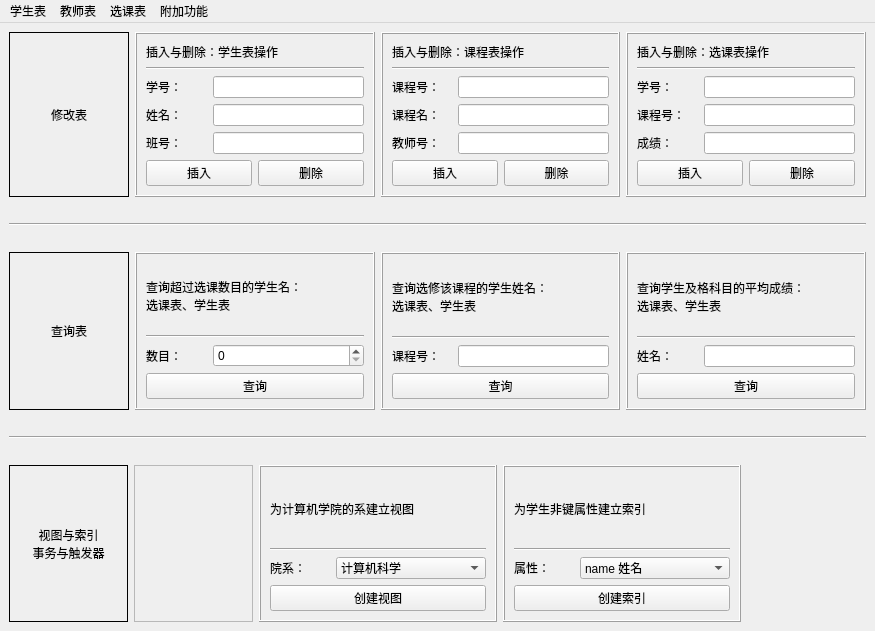
<?xml version="1.0" encoding="UTF-8"?>
<ui version="4.0">
 <class>MainWindow</class>
 <widget class="QMainWindow" name="MainWindow">
  <property name="geometry">
   <rect>
    <x>0</x>
    <y>0</y>
    <width>875</width>
    <height>631</height>
   </rect>
  </property>
  <property name="windowTitle">
   <string>教学管理系统@zjr</string>
  </property>
  <widget class="QWidget" name="centralwidget">
   <layout class="QVBoxLayout" name="verticalLayout_9">
    <item>
     <layout class="QHBoxLayout" name="horizontalLayout_10">
      <item>
       <widget class="QLabel" name="label_23">
        <property name="sizePolicy">
         <sizepolicy hsizetype="Preferred" vsizetype="Preferred">
          <horstretch>1</horstretch>
          <verstretch>0</verstretch>
         </sizepolicy>
        </property>
        <property name="styleSheet">
         <string notr="true"/>
        </property>
        <property name="frameShape">
         <enum>QFrame::Box</enum>
        </property>
        <property name="frameShadow">
         <enum>QFrame::Plain</enum>
        </property>
        <property name="text">
         <string>修改表</string>
        </property>
        <property name="alignment">
         <set>Qt::AlignCenter</set>
        </property>
       </widget>
      </item>
      <item>
       <widget class="QFrame" name="frame">
        <property name="sizePolicy">
         <sizepolicy hsizetype="Preferred" vsizetype="Preferred">
          <horstretch>2</horstretch>
          <verstretch>0</verstretch>
         </sizepolicy>
        </property>
        <property name="frameShape">
         <enum>QFrame::Box</enum>
        </property>
        <property name="frameShadow">
         <enum>QFrame::Raised</enum>
        </property>
        <layout class="QVBoxLayout" name="verticalLayout">
         <item>
          <widget class="QLabel" name="label">
           <property name="text">
            <string>插入与删除：学生表操作</string>
           </property>
          </widget>
         </item>
         <item>
          <widget class="Line" name="line">
           <property name="orientation">
            <enum>Qt::Horizontal</enum>
           </property>
          </widget>
         </item>
         <item>
          <layout class="QHBoxLayout" name="horizontalLayout">
           <item>
            <widget class="QLabel" name="label_2">
             <property name="sizePolicy">
              <sizepolicy hsizetype="Preferred" vsizetype="Preferred">
               <horstretch>2</horstretch>
               <verstretch>0</verstretch>
              </sizepolicy>
             </property>
             <property name="text">
              <string>学号：</string>
             </property>
            </widget>
           </item>
           <item>
            <widget class="QLineEdit" name="stu_num">
             <property name="sizePolicy">
              <sizepolicy hsizetype="Expanding" vsizetype="Fixed">
               <horstretch>5</horstretch>
               <verstretch>0</verstretch>
              </sizepolicy>
             </property>
            </widget>
           </item>
          </layout>
         </item>
         <item>
          <layout class="QHBoxLayout" name="horizontalLayout_2">
           <item>
            <widget class="QLabel" name="label_3">
             <property name="sizePolicy">
              <sizepolicy hsizetype="Preferred" vsizetype="Preferred">
               <horstretch>2</horstretch>
               <verstretch>0</verstretch>
              </sizepolicy>
             </property>
             <property name="text">
              <string>姓名：</string>
             </property>
            </widget>
           </item>
           <item>
            <widget class="QLineEdit" name="stu_name">
             <property name="sizePolicy">
              <sizepolicy hsizetype="Expanding" vsizetype="Fixed">
               <horstretch>5</horstretch>
               <verstretch>0</verstretch>
              </sizepolicy>
             </property>
            </widget>
           </item>
          </layout>
         </item>
         <item>
          <layout class="QHBoxLayout" name="horizontalLayout_12">
           <item>
            <widget class="QLabel" name="label_11">
             <property name="sizePolicy">
              <sizepolicy hsizetype="Expanding" vsizetype="Preferred">
               <horstretch>2</horstretch>
               <verstretch>0</verstretch>
              </sizepolicy>
             </property>
             <property name="text">
              <string>班号：</string>
             </property>
            </widget>
           </item>
           <item>
            <widget class="QLineEdit" name="class_num">
             <property name="sizePolicy">
              <sizepolicy hsizetype="Expanding" vsizetype="Fixed">
               <horstretch>5</horstretch>
               <verstretch>0</verstretch>
              </sizepolicy>
             </property>
            </widget>
           </item>
          </layout>
         </item>
         <item>
          <layout class="QHBoxLayout" name="horizontalLayout_4">
           <item>
            <widget class="QPushButton" name="stu_insert">
             <property name="text">
              <string>插入</string>
             </property>
            </widget>
           </item>
           <item>
            <widget class="QPushButton" name="stu_delete">
             <property name="text">
              <string>删除</string>
             </property>
            </widget>
           </item>
          </layout>
         </item>
        </layout>
       </widget>
      </item>
      <item>
       <widget class="QFrame" name="frame_2">
        <property name="sizePolicy">
         <sizepolicy hsizetype="Preferred" vsizetype="Preferred">
          <horstretch>2</horstretch>
          <verstretch>0</verstretch>
         </sizepolicy>
        </property>
        <property name="frameShape">
         <enum>QFrame::Box</enum>
        </property>
        <property name="frameShadow">
         <enum>QFrame::Raised</enum>
        </property>
        <layout class="QVBoxLayout" name="verticalLayout_2">
         <item>
          <widget class="QLabel" name="label_4">
           <property name="text">
            <string>插入与删除：课程表操作</string>
           </property>
          </widget>
         </item>
         <item>
          <widget class="Line" name="line_2">
           <property name="orientation">
            <enum>Qt::Horizontal</enum>
           </property>
          </widget>
         </item>
         <item>
          <layout class="QHBoxLayout" name="horizontalLayout_6">
           <item>
            <widget class="QLabel" name="label_5">
             <property name="sizePolicy">
              <sizepolicy hsizetype="Preferred" vsizetype="Preferred">
               <horstretch>2</horstretch>
               <verstretch>0</verstretch>
              </sizepolicy>
             </property>
             <property name="text">
              <string>课程号：</string>
             </property>
            </widget>
           </item>
           <item>
            <widget class="QLineEdit" name="course_num">
             <property name="sizePolicy">
              <sizepolicy hsizetype="Expanding" vsizetype="Fixed">
               <horstretch>5</horstretch>
               <verstretch>0</verstretch>
              </sizepolicy>
             </property>
            </widget>
           </item>
          </layout>
         </item>
         <item>
          <layout class="QHBoxLayout" name="horizontalLayout_7">
           <item>
            <widget class="QLabel" name="label_6">
             <property name="sizePolicy">
              <sizepolicy hsizetype="Preferred" vsizetype="Preferred">
               <horstretch>2</horstretch>
               <verstretch>0</verstretch>
              </sizepolicy>
             </property>
             <property name="text">
              <string>课程名：</string>
             </property>
            </widget>
           </item>
           <item>
            <widget class="QLineEdit" name="course_name">
             <property name="sizePolicy">
              <sizepolicy hsizetype="Expanding" vsizetype="Fixed">
               <horstretch>5</horstretch>
               <verstretch>0</verstretch>
              </sizepolicy>
             </property>
            </widget>
           </item>
          </layout>
         </item>
         <item>
          <layout class="QHBoxLayout" name="horizontalLayout_13">
           <item>
            <widget class="QLabel" name="label_12">
             <property name="sizePolicy">
              <sizepolicy hsizetype="Expanding" vsizetype="Preferred">
               <horstretch>2</horstretch>
               <verstretch>0</verstretch>
              </sizepolicy>
             </property>
             <property name="text">
              <string>教师号：</string>
             </property>
            </widget>
           </item>
           <item>
            <widget class="QLineEdit" name="teacher_num">
             <property name="sizePolicy">
              <sizepolicy hsizetype="Expanding" vsizetype="Fixed">
               <horstretch>5</horstretch>
               <verstretch>0</verstretch>
              </sizepolicy>
             </property>
            </widget>
           </item>
          </layout>
         </item>
         <item>
          <layout class="QHBoxLayout" name="horizontalLayout_3">
           <item>
            <widget class="QPushButton" name="course_insert">
             <property name="text">
              <string>插入</string>
             </property>
            </widget>
           </item>
           <item>
            <widget class="QPushButton" name="course_delete">
             <property name="text">
              <string>删除</string>
             </property>
            </widget>
           </item>
          </layout>
         </item>
        </layout>
       </widget>
      </item>
      <item>
       <widget class="QFrame" name="frame_3">
        <property name="sizePolicy">
         <sizepolicy hsizetype="Preferred" vsizetype="Preferred">
          <horstretch>2</horstretch>
          <verstretch>0</verstretch>
         </sizepolicy>
        </property>
        <property name="frameShape">
         <enum>QFrame::Box</enum>
        </property>
        <property name="frameShadow">
         <enum>QFrame::Raised</enum>
        </property>
        <layout class="QVBoxLayout" name="verticalLayout_3">
         <item>
          <widget class="QLabel" name="label_9">
           <property name="text">
            <string>插入与删除：选课表操作</string>
           </property>
          </widget>
         </item>
         <item>
          <widget class="Line" name="line_3">
           <property name="orientation">
            <enum>Qt::Horizontal</enum>
           </property>
          </widget>
         </item>
         <item>
          <layout class="QHBoxLayout" name="horizontalLayout_8">
           <item>
            <widget class="QLabel" name="label_7">
             <property name="sizePolicy">
              <sizepolicy hsizetype="Expanding" vsizetype="Preferred">
               <horstretch>2</horstretch>
               <verstretch>0</verstretch>
              </sizepolicy>
             </property>
             <property name="text">
              <string>学号：</string>
             </property>
            </widget>
           </item>
           <item>
            <widget class="QLineEdit" name="sc_snum">
             <property name="sizePolicy">
              <sizepolicy hsizetype="Expanding" vsizetype="Fixed">
               <horstretch>5</horstretch>
               <verstretch>0</verstretch>
              </sizepolicy>
             </property>
            </widget>
           </item>
          </layout>
         </item>
         <item>
          <layout class="QHBoxLayout" name="horizontalLayout_9">
           <item>
            <widget class="QLabel" name="label_8">
             <property name="sizePolicy">
              <sizepolicy hsizetype="Expanding" vsizetype="Fixed">
               <horstretch>2</horstretch>
               <verstretch>0</verstretch>
              </sizepolicy>
             </property>
             <property name="text">
              <string>课程号：</string>
             </property>
            </widget>
           </item>
           <item>
            <widget class="QLineEdit" name="sc_cnum">
             <property name="sizePolicy">
              <sizepolicy hsizetype="Expanding" vsizetype="Fixed">
               <horstretch>5</horstretch>
               <verstretch>0</verstretch>
              </sizepolicy>
             </property>
            </widget>
           </item>
          </layout>
         </item>
         <item>
          <layout class="QHBoxLayout" name="horizontalLayout_11">
           <item>
            <widget class="QLabel" name="label_10">
             <property name="sizePolicy">
              <sizepolicy hsizetype="Expanding" vsizetype="Preferred">
               <horstretch>2</horstretch>
               <verstretch>0</verstretch>
              </sizepolicy>
             </property>
             <property name="text">
              <string>成绩：</string>
             </property>
            </widget>
           </item>
           <item>
            <widget class="QLineEdit" name="sc_grade">
             <property name="sizePolicy">
              <sizepolicy hsizetype="Expanding" vsizetype="Fixed">
               <horstretch>5</horstretch>
               <verstretch>0</verstretch>
              </sizepolicy>
             </property>
            </widget>
           </item>
          </layout>
         </item>
         <item>
          <layout class="QHBoxLayout" name="horizontalLayout_5">
           <item>
            <widget class="QPushButton" name="sc_insert">
             <property name="text">
              <string>插入</string>
             </property>
            </widget>
           </item>
           <item>
            <widget class="QPushButton" name="sc_delete">
             <property name="text">
              <string>删除</string>
             </property>
            </widget>
           </item>
          </layout>
         </item>
        </layout>
       </widget>
      </item>
     </layout>
    </item>
    <item>
     <spacer name="horizontalSpacer">
      <property name="orientation">
       <enum>Qt::Horizontal</enum>
      </property>
      <property name="sizeHint" stdset="0">
       <size>
        <width>40</width>
        <height>20</height>
       </size>
      </property>
     </spacer>
    </item>
    <item>
     <widget class="Line" name="line_10">
      <property name="orientation">
       <enum>Qt::Horizontal</enum>
      </property>
     </widget>
    </item>
    <item>
     <spacer name="horizontalSpacer_2">
      <property name="orientation">
       <enum>Qt::Horizontal</enum>
      </property>
      <property name="sizeHint" stdset="0">
       <size>
        <width>40</width>
        <height>20</height>
       </size>
      </property>
     </spacer>
    </item>
    <item>
     <layout class="QHBoxLayout" name="horizontalLayout_17">
      <item>
       <widget class="QLabel" name="label_24">
        <property name="sizePolicy">
         <sizepolicy hsizetype="Expanding" vsizetype="Preferred">
          <horstretch>1</horstretch>
          <verstretch>0</verstretch>
         </sizepolicy>
        </property>
        <property name="frameShape">
         <enum>QFrame::Box</enum>
        </property>
        <property name="text">
         <string>查询表</string>
        </property>
        <property name="alignment">
         <set>Qt::AlignCenter</set>
        </property>
       </widget>
      </item>
      <item>
       <widget class="QFrame" name="frame_4">
        <property name="sizePolicy">
         <sizepolicy hsizetype="Expanding" vsizetype="Preferred">
          <horstretch>2</horstretch>
          <verstretch>0</verstretch>
         </sizepolicy>
        </property>
        <property name="frameShape">
         <enum>QFrame::Box</enum>
        </property>
        <property name="frameShadow">
         <enum>QFrame::Raised</enum>
        </property>
        <property name="lineWidth">
         <number>1</number>
        </property>
        <layout class="QVBoxLayout" name="verticalLayout_4">
         <item>
          <widget class="QLabel" name="label_13">
           <property name="text">
            <string>查询超过选课数目的学生名：
选课表、学生表</string>
           </property>
          </widget>
         </item>
         <item>
          <widget class="Line" name="line_4">
           <property name="orientation">
            <enum>Qt::Horizontal</enum>
           </property>
          </widget>
         </item>
         <item>
          <layout class="QHBoxLayout" name="horizontalLayout_14">
           <item>
            <widget class="QLabel" name="label_14">
             <property name="sizePolicy">
              <sizepolicy hsizetype="Preferred" vsizetype="Preferred">
               <horstretch>2</horstretch>
               <verstretch>0</verstretch>
              </sizepolicy>
             </property>
             <property name="text">
              <string>数目：</string>
             </property>
            </widget>
           </item>
           <item>
            <widget class="QSpinBox" name="sc_stu_count">
             <property name="sizePolicy">
              <sizepolicy hsizetype="Minimum" vsizetype="Fixed">
               <horstretch>5</horstretch>
               <verstretch>0</verstretch>
              </sizepolicy>
             </property>
            </widget>
           </item>
          </layout>
         </item>
         <item>
          <widget class="QPushButton" name="name_query">
           <property name="text">
            <string>查询</string>
           </property>
          </widget>
         </item>
        </layout>
       </widget>
      </item>
      <item>
       <widget class="QFrame" name="frame_5">
        <property name="sizePolicy">
         <sizepolicy hsizetype="Expanding" vsizetype="Preferred">
          <horstretch>2</horstretch>
          <verstretch>0</verstretch>
         </sizepolicy>
        </property>
        <property name="frameShape">
         <enum>QFrame::Box</enum>
        </property>
        <property name="frameShadow">
         <enum>QFrame::Raised</enum>
        </property>
        <layout class="QVBoxLayout" name="verticalLayout_5">
         <item>
          <widget class="QLabel" name="label_15">
           <property name="text">
            <string>查询选修该课程的学生姓名：
选课表、学生表</string>
           </property>
          </widget>
         </item>
         <item>
          <widget class="Line" name="line_5">
           <property name="orientation">
            <enum>Qt::Horizontal</enum>
           </property>
          </widget>
         </item>
         <item>
          <layout class="QHBoxLayout" name="horizontalLayout_16">
           <item>
            <widget class="QLabel" name="label_16">
             <property name="sizePolicy">
              <sizepolicy hsizetype="Preferred" vsizetype="Preferred">
               <horstretch>2</horstretch>
               <verstretch>0</verstretch>
              </sizepolicy>
             </property>
             <property name="text">
              <string>课程号：</string>
             </property>
            </widget>
           </item>
           <item>
            <widget class="QLineEdit" name="sc_stu_cnum">
             <property name="sizePolicy">
              <sizepolicy hsizetype="Expanding" vsizetype="Fixed">
               <horstretch>5</horstretch>
               <verstretch>0</verstretch>
              </sizepolicy>
             </property>
            </widget>
           </item>
          </layout>
         </item>
         <item>
          <widget class="QPushButton" name="name_query_by_cnum">
           <property name="text">
            <string>查询</string>
           </property>
          </widget>
         </item>
        </layout>
       </widget>
      </item>
      <item>
       <widget class="QFrame" name="frame_6">
        <property name="sizePolicy">
         <sizepolicy hsizetype="Expanding" vsizetype="Preferred">
          <horstretch>2</horstretch>
          <verstretch>0</verstretch>
         </sizepolicy>
        </property>
        <property name="frameShape">
         <enum>QFrame::Box</enum>
        </property>
        <property name="frameShadow">
         <enum>QFrame::Raised</enum>
        </property>
        <layout class="QVBoxLayout" name="verticalLayout_6">
         <item>
          <widget class="QLabel" name="label_18">
           <property name="text">
            <string>查询学生及格科目的平均成绩：
选课表、学生表</string>
           </property>
          </widget>
         </item>
         <item>
          <widget class="Line" name="line_8">
           <property name="orientation">
            <enum>Qt::Horizontal</enum>
           </property>
          </widget>
         </item>
         <item>
          <layout class="QHBoxLayout" name="horizontalLayout_19">
           <item>
            <widget class="QLabel" name="label_17">
             <property name="sizePolicy">
              <sizepolicy hsizetype="Preferred" vsizetype="Preferred">
               <horstretch>2</horstretch>
               <verstretch>0</verstretch>
              </sizepolicy>
             </property>
             <property name="text">
              <string>姓名：</string>
             </property>
            </widget>
           </item>
           <item>
            <widget class="QLineEdit" name="sc_stu_sname">
             <property name="sizePolicy">
              <sizepolicy hsizetype="Expanding" vsizetype="Fixed">
               <horstretch>5</horstretch>
               <verstretch>0</verstretch>
              </sizepolicy>
             </property>
            </widget>
           </item>
          </layout>
         </item>
         <item>
          <widget class="QPushButton" name="get_avg_grade">
           <property name="text">
            <string>查询</string>
           </property>
          </widget>
         </item>
        </layout>
       </widget>
      </item>
     </layout>
    </item>
    <item>
     <spacer name="horizontalSpacer_4">
      <property name="orientation">
       <enum>Qt::Horizontal</enum>
      </property>
      <property name="sizeHint" stdset="0">
       <size>
        <width>40</width>
        <height>20</height>
       </size>
      </property>
     </spacer>
    </item>
    <item>
     <widget class="Line" name="line_9">
      <property name="orientation">
       <enum>Qt::Horizontal</enum>
      </property>
     </widget>
    </item>
    <item>
     <spacer name="horizontalSpacer_3">
      <property name="orientation">
       <enum>Qt::Horizontal</enum>
      </property>
      <property name="sizeHint" stdset="0">
       <size>
        <width>40</width>
        <height>20</height>
       </size>
      </property>
     </spacer>
    </item>
    <item>
     <layout class="QHBoxLayout" name="horizontalLayout_20">
      <item>
       <widget class="QLabel" name="label_25">
        <property name="sizePolicy">
         <sizepolicy hsizetype="Preferred" vsizetype="Preferred">
          <horstretch>1</horstretch>
          <verstretch>0</verstretch>
         </sizepolicy>
        </property>
        <property name="frameShape">
         <enum>QFrame::Box</enum>
        </property>
        <property name="text">
         <string>视图与索引
事务与触发器</string>
        </property>
        <property name="alignment">
         <set>Qt::AlignCenter</set>
        </property>
       </widget>
      </item>
      <item>
       <widget class="QFrame" name="frame_9">
        <property name="sizePolicy">
         <sizepolicy hsizetype="Preferred" vsizetype="Preferred">
          <horstretch>1</horstretch>
          <verstretch>0</verstretch>
         </sizepolicy>
        </property>
        <property name="frameShape">
         <enum>QFrame::StyledPanel</enum>
        </property>
        <property name="frameShadow">
         <enum>QFrame::Raised</enum>
        </property>
       </widget>
      </item>
      <item>
       <widget class="QFrame" name="frame_7">
        <property name="sizePolicy">
         <sizepolicy hsizetype="Preferred" vsizetype="Preferred">
          <horstretch>2</horstretch>
          <verstretch>0</verstretch>
         </sizepolicy>
        </property>
        <property name="frameShape">
         <enum>QFrame::Box</enum>
        </property>
        <property name="frameShadow">
         <enum>QFrame::Raised</enum>
        </property>
        <layout class="QVBoxLayout" name="verticalLayout_7">
         <item>
          <widget class="QLabel" name="label_20">
           <property name="text">
            <string>为计算机学院的系建立视图</string>
           </property>
          </widget>
         </item>
         <item>
          <widget class="Line" name="line_6">
           <property name="orientation">
            <enum>Qt::Horizontal</enum>
           </property>
          </widget>
         </item>
         <item>
          <layout class="QHBoxLayout" name="horizontalLayout_15">
           <item>
            <widget class="QLabel" name="label_19">
             <property name="sizePolicy">
              <sizepolicy hsizetype="Preferred" vsizetype="Preferred">
               <horstretch>2</horstretch>
               <verstretch>0</verstretch>
              </sizepolicy>
             </property>
             <property name="text">
              <string>院系：</string>
             </property>
            </widget>
           </item>
           <item>
            <widget class="QComboBox" name="cs_department">
             <property name="sizePolicy">
              <sizepolicy hsizetype="Preferred" vsizetype="Fixed">
               <horstretch>5</horstretch>
               <verstretch>0</verstretch>
              </sizepolicy>
             </property>
             <item>
              <property name="text">
               <string>计算机科学</string>
              </property>
             </item>
             <item>
              <property name="text">
               <string>信息安全</string>
              </property>
             </item>
             <item>
              <property name="text">
               <string>自然语言处理</string>
              </property>
             </item>
            </widget>
           </item>
          </layout>
         </item>
         <item>
          <widget class="QPushButton" name="create_view">
           <property name="text">
            <string>创建视图</string>
           </property>
          </widget>
         </item>
        </layout>
       </widget>
      </item>
      <item>
       <widget class="QFrame" name="frame_8">
        <property name="sizePolicy">
         <sizepolicy hsizetype="Preferred" vsizetype="Preferred">
          <horstretch>2</horstretch>
          <verstretch>0</verstretch>
         </sizepolicy>
        </property>
        <property name="frameShape">
         <enum>QFrame::Box</enum>
        </property>
        <property name="frameShadow">
         <enum>QFrame::Raised</enum>
        </property>
        <layout class="QVBoxLayout" name="verticalLayout_8">
         <item>
          <widget class="QLabel" name="label_21">
           <property name="text">
            <string>为学生非键属性建立索引</string>
           </property>
          </widget>
         </item>
         <item>
          <widget class="Line" name="line_7">
           <property name="orientation">
            <enum>Qt::Horizontal</enum>
           </property>
          </widget>
         </item>
         <item>
          <layout class="QHBoxLayout" name="horizontalLayout_18">
           <item>
            <widget class="QLabel" name="label_22">
             <property name="sizePolicy">
              <sizepolicy hsizetype="Preferred" vsizetype="Preferred">
               <horstretch>2</horstretch>
               <verstretch>0</verstretch>
              </sizepolicy>
             </property>
             <property name="text">
              <string>属性：</string>
             </property>
            </widget>
           </item>
           <item>
            <widget class="QComboBox" name="cs_index">
             <property name="sizePolicy">
              <sizepolicy hsizetype="Preferred" vsizetype="Fixed">
               <horstretch>5</horstretch>
               <verstretch>0</verstretch>
              </sizepolicy>
             </property>
             <item>
              <property name="text">
               <string>name 姓名</string>
              </property>
             </item>
             <item>
              <property name="text">
               <string>age 年龄</string>
              </property>
             </item>
             <item>
              <property name="text">
               <string>gender 性别</string>
              </property>
             </item>
             <item>
              <property name="text">
               <string>c_num 班号</string>
              </property>
             </item>
            </widget>
           </item>
          </layout>
         </item>
         <item>
          <widget class="QPushButton" name="create_index">
           <property name="text">
            <string>创建索引</string>
           </property>
          </widget>
         </item>
        </layout>
       </widget>
      </item>
      <item>
       <widget class="QFrame" name="frame_10">
        <property name="sizePolicy">
         <sizepolicy hsizetype="Preferred" vsizetype="Preferred">
          <horstretch>1</horstretch>
          <verstretch>0</verstretch>
         </sizepolicy>
        </property>
        <property name="frameShape">
         <enum>QFrame::NoFrame</enum>
        </property>
        <property name="frameShadow">
         <enum>QFrame::Raised</enum>
        </property>
        <layout class="QVBoxLayout" name="verticalLayout_10"/>
       </widget>
      </item>
     </layout>
    </item>
   </layout>
  </widget>
  <widget class="QMenuBar" name="menuBar">
   <property name="geometry">
    <rect>
     <x>0</x>
     <y>0</y>
     <width>875</width>
     <height>26</height>
    </rect>
   </property>
   <widget class="QMenu" name="stu_menu">
    <property name="title">
     <string>学生表</string>
    </property>
   </widget>
   <widget class="QMenu" name="teacher_menu">
    <property name="title">
     <string>教师表</string>
    </property>
   </widget>
   <widget class="QMenu" name="sc_menu">
    <property name="title">
     <string>选课表</string>
    </property>
   </widget>
   <widget class="QMenu" name="menu_more">
    <property name="title">
     <string>附加功能</string>
    </property>
    <addaction name="action_transaction"/>
    <addaction name="action_trigger"/>
   </widget>
   <addaction name="stu_menu"/>
   <addaction name="teacher_menu"/>
   <addaction name="sc_menu"/>
   <addaction name="menu_more"/>
  </widget>
  <action name="action1">
   <property name="text">
    <string>待开发</string>
   </property>
  </action>
  <action name="action1_2">
   <property name="text">
    <string>1</string>
   </property>
  </action>
  <action name="action2">
   <property name="text">
    <string>2</string>
   </property>
  </action>
  <action name="action3">
   <property name="text">
    <string>3</string>
   </property>
  </action>
  <action name="stu_insert_act">
   <property name="text">
    <string>插入</string>
   </property>
  </action>
  <action name="stu_delete_act">
   <property name="text">
    <string>删除</string>
   </property>
  </action>
  <action name="action1_4">
   <property name="text">
    <string>1</string>
   </property>
  </action>
  <action name="action2_3">
   <property name="text">
    <string>2</string>
   </property>
  </action>
  <action name="action3_2">
   <property name="text">
    <string>3</string>
   </property>
  </action>
  <action name="action1_5">
   <property name="text">
    <string>1</string>
   </property>
  </action>
  <action name="action2_4">
   <property name="text">
    <string>2</string>
   </property>
  </action>
  <action name="stu_">
   <property name="text">
    <string>3</string>
   </property>
  </action>
  <action name="actiontodo">
   <property name="text">
    <string>学生表</string>
   </property>
  </action>
  <action name="action_transaction">
   <property name="text">
    <string>事务管理</string>
   </property>
  </action>
  <action name="action_trigger">
   <property name="text">
    <string>触发器</string>
   </property>
  </action>
 </widget>
 <tabstops>
  <tabstop>stu_num</tabstop>
  <tabstop>stu_name</tabstop>
  <tabstop>stu_insert</tabstop>
  <tabstop>stu_delete</tabstop>
  <tabstop>course_num</tabstop>
  <tabstop>course_name</tabstop>
  <tabstop>teacher_num</tabstop>
  <tabstop>course_insert</tabstop>
  <tabstop>course_delete</tabstop>
  <tabstop>sc_snum</tabstop>
  <tabstop>sc_cnum</tabstop>
  <tabstop>sc_grade</tabstop>
  <tabstop>sc_insert</tabstop>
  <tabstop>sc_delete</tabstop>
 </tabstops>
 <resources/>
 <connections>
  <connection>
   <sender>stu_delete</sender>
   <signal>clicked()</signal>
   <receiver>MainWindow</receiver>
   <slot>stu_delete()</slot>
   <hints>
    <hint type="sourcelabel">
     <x>360</x>
     <y>207</y>
    </hint>
    <hint type="destinationlabel">
     <x>356</x>
     <y>109</y>
    </hint>
   </hints>
  </connection>
  <connection>
   <sender>stu_insert</sender>
   <signal>clicked()</signal>
   <receiver>MainWindow</receiver>
   <slot>stu_insert()</slot>
   <hints>
    <hint type="sourcelabel">
     <x>209</x>
     <y>207</y>
    </hint>
    <hint type="destinationlabel">
     <x>21</x>
     <y>144</y>
    </hint>
   </hints>
  </connection>
  <connection>
   <sender>sc_insert</sender>
   <signal>clicked()</signal>
   <receiver>MainWindow</receiver>
   <slot>sc_insert()</slot>
   <hints>
    <hint type="sourcelabel">
     <x>740</x>
     <y>207</y>
    </hint>
    <hint type="destinationlabel">
     <x>343</x>
     <y>149</y>
    </hint>
   </hints>
  </connection>
  <connection>
   <sender>sc_delete</sender>
   <signal>clicked()</signal>
   <receiver>MainWindow</receiver>
   <slot>sc_delete()</slot>
   <hints>
    <hint type="sourcelabel">
     <x>848</x>
     <y>207</y>
    </hint>
    <hint type="destinationlabel">
     <x>460</x>
     <y>153</y>
    </hint>
   </hints>
  </connection>
  <connection>
   <sender>course_insert</sender>
   <signal>clicked()</signal>
   <receiver>MainWindow</receiver>
   <slot>course_insert()</slot>
   <hints>
    <hint type="sourcelabel">
     <x>496</x>
     <y>207</y>
    </hint>
    <hint type="destinationlabel">
     <x>605</x>
     <y>142</y>
    </hint>
   </hints>
  </connection>
  <connection>
   <sender>course_delete</sender>
   <signal>clicked()</signal>
   <receiver>MainWindow</receiver>
   <slot>course_delete()</slot>
   <hints>
    <hint type="sourcelabel">
     <x>604</x>
     <y>207</y>
    </hint>
    <hint type="destinationlabel">
     <x>724</x>
     <y>143</y>
    </hint>
   </hints>
  </connection>
  <connection>
   <sender>name_query</sender>
   <signal>clicked()</signal>
   <receiver>MainWindow</receiver>
   <slot>get_name()</slot>
   <hints>
    <hint type="sourcelabel">
     <x>295</x>
     <y>416</y>
    </hint>
    <hint type="destinationlabel">
     <x>142</x>
     <y>309</y>
    </hint>
   </hints>
  </connection>
  <connection>
   <sender>name_query_by_cnum</sender>
   <signal>clicked()</signal>
   <receiver>MainWindow</receiver>
   <slot>get_name_by_cnum()</slot>
   <hints>
    <hint type="sourcelabel">
     <x>605</x>
     <y>416</y>
    </hint>
    <hint type="destinationlabel">
     <x>413</x>
     <y>317</y>
    </hint>
   </hints>
  </connection>
  <connection>
   <sender>get_avg_grade</sender>
   <signal>clicked()</signal>
   <receiver>MainWindow</receiver>
   <slot>get_avg_grade()</slot>
   <hints>
    <hint type="sourcelabel">
     <x>849</x>
     <y>416</y>
    </hint>
    <hint type="destinationlabel">
     <x>622</x>
     <y>314</y>
    </hint>
   </hints>
  </connection>
  <connection>
   <sender>create_view</sender>
   <signal>clicked()</signal>
   <receiver>MainWindow</receiver>
   <slot>create_view()</slot>
   <hints>
    <hint type="sourcelabel">
     <x>292</x>
     <y>591</y>
    </hint>
    <hint type="destinationlabel">
     <x>301</x>
     <y>656</y>
    </hint>
   </hints>
  </connection>
  <connection>
   <sender>create_index</sender>
   <signal>clicked()</signal>
   <receiver>MainWindow</receiver>
   <slot>create_index()</slot>
   <hints>
    <hint type="sourcelabel">
     <x>674</x>
     <y>598</y>
    </hint>
    <hint type="destinationlabel">
     <x>601</x>
     <y>627</y>
    </hint>
   </hints>
  </connection>
  <connection>
   <sender>action_transaction</sender>
   <signal>triggered()</signal>
   <receiver>MainWindow</receiver>
   <slot>transaction_dialog()</slot>
   <hints>
    <hint type="sourcelabel">
     <x>-1</x>
     <y>-1</y>
    </hint>
    <hint type="destinationlabel">
     <x>437</x>
     <y>315</y>
    </hint>
   </hints>
  </connection>
  <connection>
   <sender>action_trigger</sender>
   <signal>triggered()</signal>
   <receiver>MainWindow</receiver>
   <slot>trigger_dialog()</slot>
   <hints>
    <hint type="sourcelabel">
     <x>-1</x>
     <y>-1</y>
    </hint>
    <hint type="destinationlabel">
     <x>437</x>
     <y>315</y>
    </hint>
   </hints>
  </connection>
 </connections>
 <slots>
  <slot>stu_insert()</slot>
  <slot>stu_delete()</slot>
  <slot>get_name()</slot>
  <slot>course_insert()</slot>
  <slot>course_delete()</slot>
  <slot>sc_insert()</slot>
  <slot>sc_delete()</slot>
  <slot>get_name_by_cnum()</slot>
  <slot>get_avg_grade()</slot>
  <slot>create_view()</slot>
  <slot>create_index()</slot>
  <slot>transaction_dialog()</slot>
  <slot>trigger_dialog()</slot>
 </slots>
</ui>
